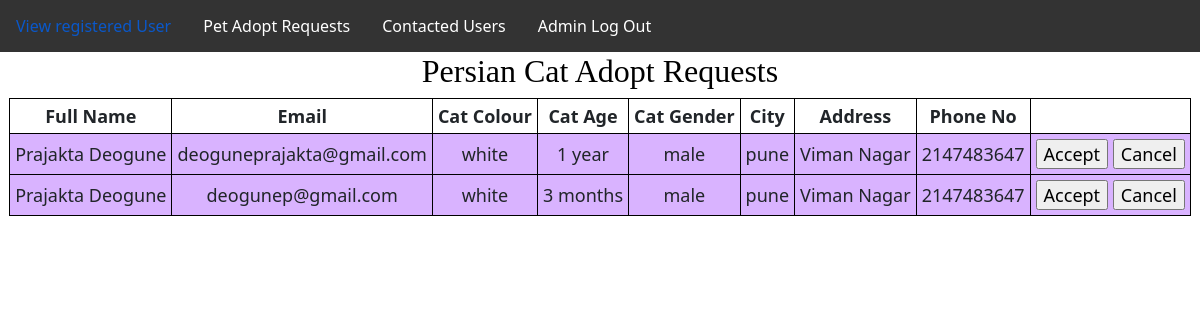
Page /managepersiancat.php on the earlier database version.
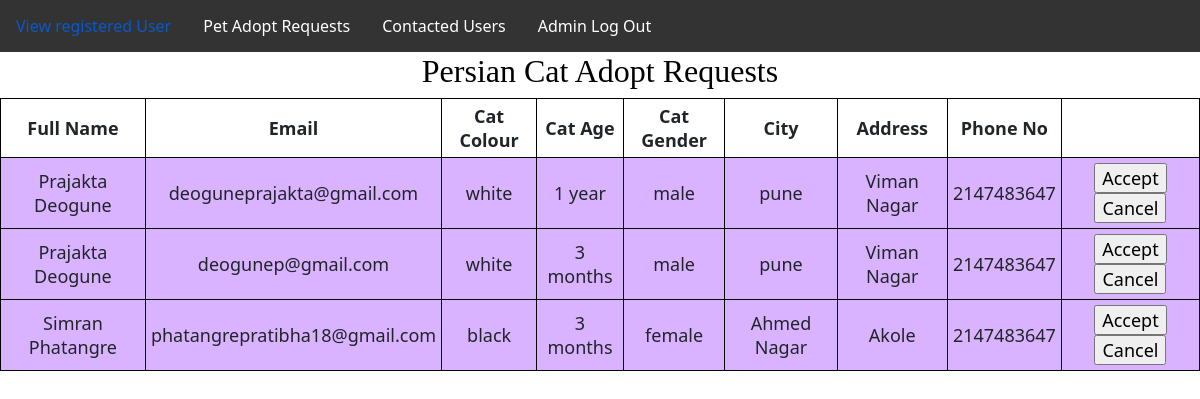
Same page on the later database version.
### tables this page shows
CREATE TABLE `persiancat` (
  `Name` varchar(50) NOT NULL,
  `Email` varchar(50) NOT NULL,
  `Colour` varchar(10) NOT NULL,
  `Age` varchar(10) NOT NULL,
  `Gender` varchar(10) NOT NULL,
  `City` varchar(30) NOT NULL,
  `Address` varchar(50) NOT NULL,
  `Phone` int(10) NOT NULL
);

### managepersiancat.php (the view, shortened to what this page needs)
<?php
include "db_connect.php";
include "adminnavbar.php";
$sql = "SELECT * FROM persiancat";
$result = $conn->query($sql);
?>
<!DOCTYPE html>
<html lang="en">
<head>
</head>
<body>
	<section>
		<h1>Persian Cat Adopt Requests</h1>
		<table>
			<tr>
				<th>Full Name</th>
				<th>Email</th>
				<th>Cat Colour</th>
				<th>Cat Age</th>
				<th>Cat Gender</th>
				<th>City</th>
				<th>Address</th>
				<th>Phone No</th>
			</tr>
			<?php
				while($rows=$result->fetch_assoc())
				{
			?>
			<tr>
				<td><?php echo $rows['Name'];?></td>
				<td><?php echo $rows['Email'];?></td>
				<td><?php echo $rows['Colour'];?></td>
				<td><?php echo $rows['Age'];?></td>
				<td><?php echo $rows['Gender'];?></td>
				<td><?php echo $rows['City'];?></td>
				<td><?php echo $rows['Address'];?></td>
				<td><?php echo $rows['Phone'];?></td>
				<td>
					<input type="submit" onClick="location.href='acceptcat1requestmail.php'" value="Accept">
					<input type="submit" onClick="location.href='cancelcat1requestmail.php'" value="Cancel">
				</td>
			</tr>
			<?php
				}
			?>
		</table>
	</section>
</body>
</html>

### adminnavbar.php (shortened to what this page needs)
<html>
  <head>
    <link href="https://cdn.jsdelivr.net/npm/bootstrap@5.0.2/dist/css/bootstrap.min.css" rel="stylesheet">
        <ul>
            <li><a href="userregister.php">View registered User</a></li>
            <li><a href="petadopt.php">Pet Adopt Requests</a></li>
            <li><a href="contactus.php">Contacted Users </a></li>
            <li><a href="adminlogout.php">Admin Log Out</a></li>
        </ul>
  </head>
</html>

### adminnavbar.php (style rules this page uses)
ul { list-style-type: none; margin: 0; padding: 0; overflow: hidden; background-color: #333; }
li { float: left; }
li a { display: block; color: white; text-align: center; padding: 14px 16px; text-decoration: none; }

### managepersiancat.php (style rules this page uses)
table { margin: 0 auto; font-size: large; border: 1px solid black; }
h1 { text-align: center; color: #000000; font-size: xx-large; font-family: 'Gill Sans', 'Gill Sans MT', ' Calibri', 'Trebuchet MS', 'sans-serif'; }
td { background-color: #d9b3ff; border: 1px solid black; }
th, td { font-weight: bold; border: 1px solid black; padding: 5px; text-align: center; }
td { font-weight: lighter; }

Differences in the rows shown:
added persiancat: Name "Simran Phatangre", Email "phatangrepratibha18@gmail.com", Colour "black", Age "3 months", Gender "female", City "Ahmed Nagar", Address "Akole", Phone "2147483647"
